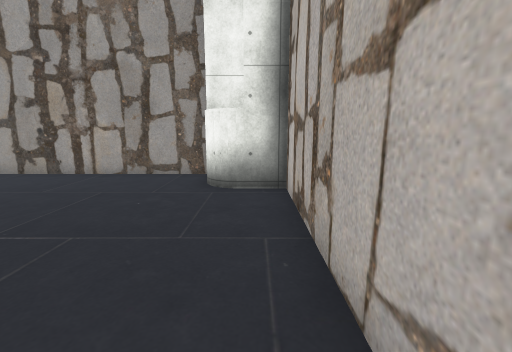
View 1 (above)

18 first-person views from a walk through a Unity game level. The camera is 1.3 m above the floor, tilts 10° down and sees 90° across. Doors are open. The floor is counted in squares, 1 m on a side. Each view is taken from the middle of a square. On the plan, view 1 faces up. The plan holds only what a view shows up to about 13 squares ahead; the rest is blank. The place goes on beyond the plan. The player character is not drawn. Some animated figures are not drawn. Some surface patterns are stand-ins.

View 2
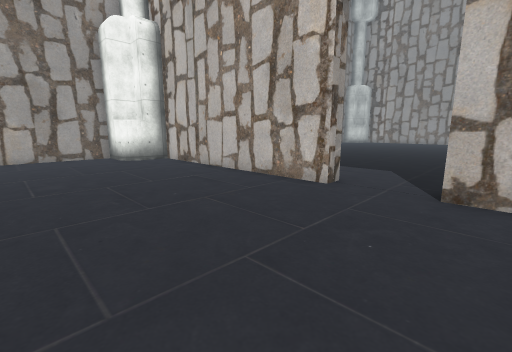

View 3
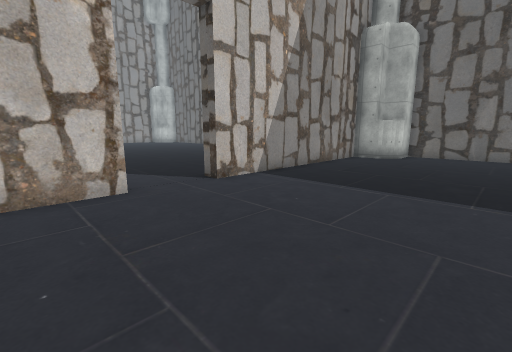

View 4
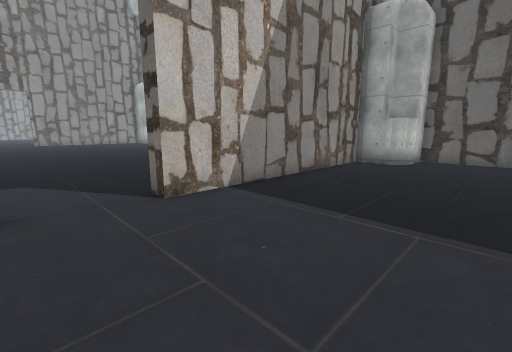

View 5
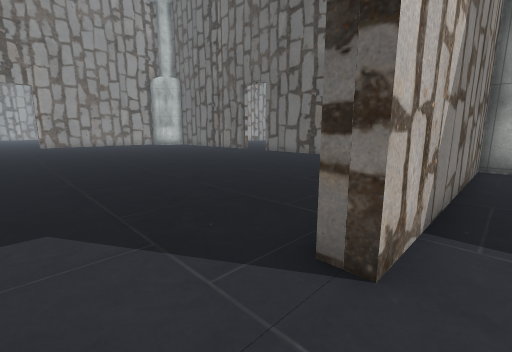

View 6
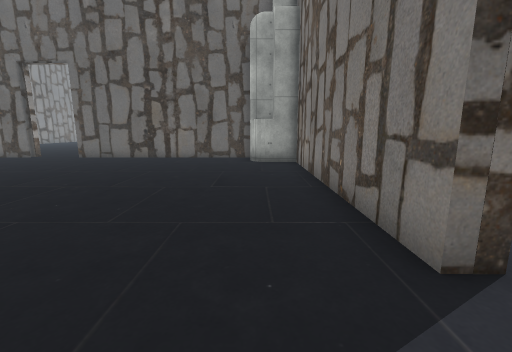

View 7
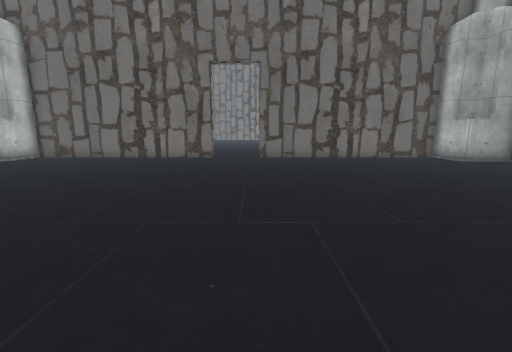

View 8
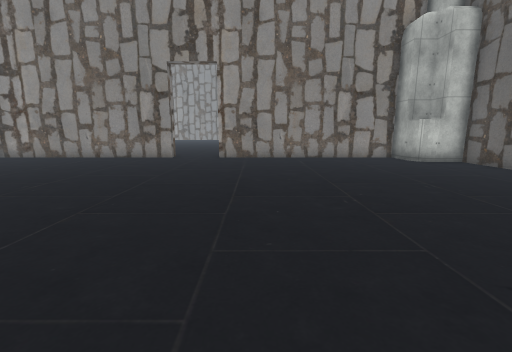

View 9
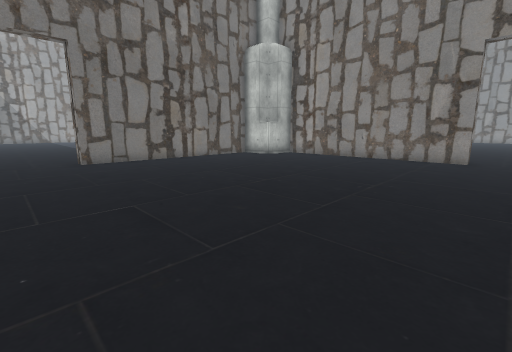

View 10
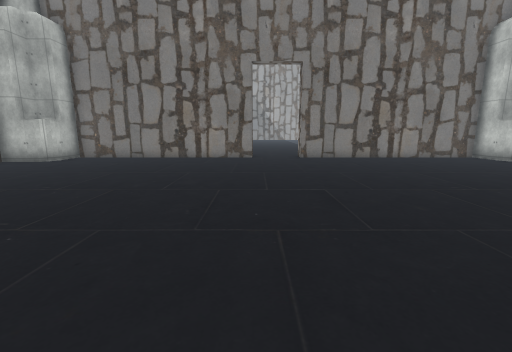

View 11
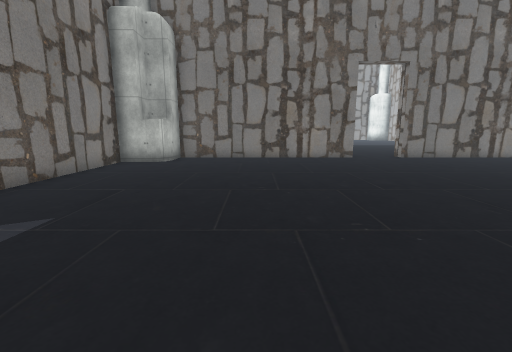

View 12
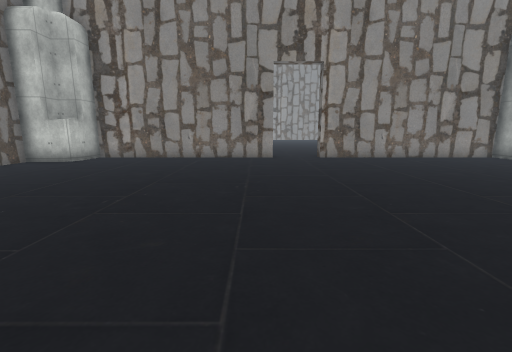

View 13
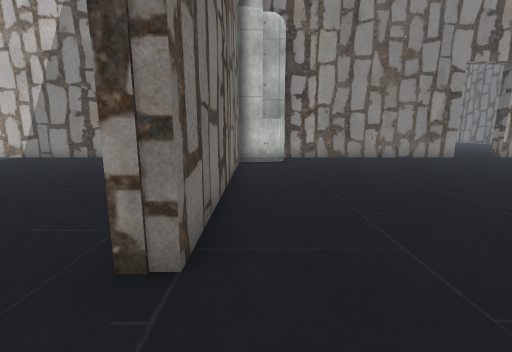

View 14
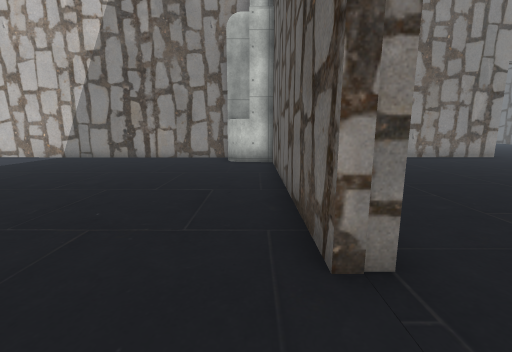

View 15
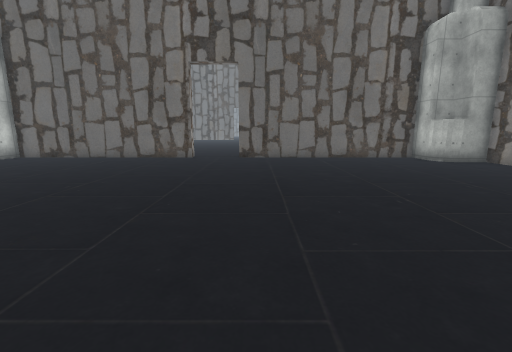

View 16
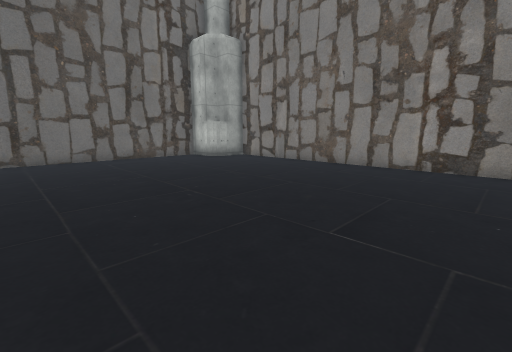

View 17
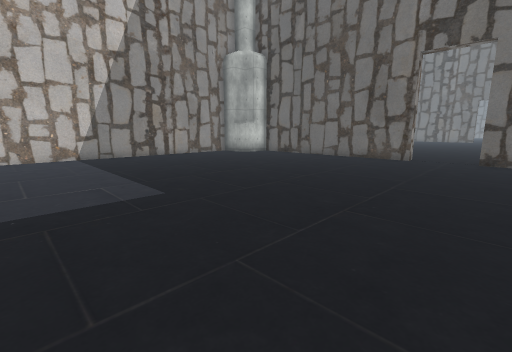

View 18
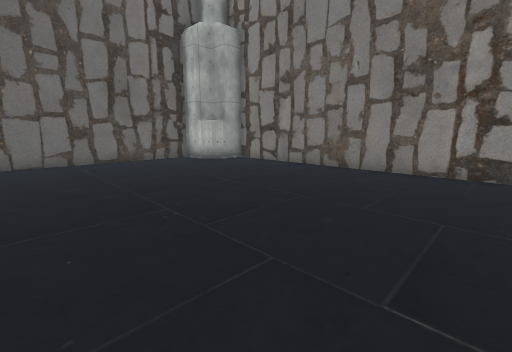

### Floor plan
Points are (right, up) in squares from view 1. A wall is a line through its corners. A room is listed if a view was taken in it or the views show most of it. See-through windows are left out.
Room 1 (views 1, 2, 3, 4, 5)
walls: (0.7, -2.8) (0.7, 5.7) (-0.5, 5.7); (-0.5, -13.7) (0.7, -13.7) (0.7, -5.2); (-1.3, 6.5) (-1.3, 7.7) (-5.5, 7.7); (-5.1, -15.7) (-1.3, -15.7) (-1.3, -14.5)
ways out: open door at (1, -4) to room 2
Room 2 (views 6, 7, 8, 9, 10, 11, 12, 13)
walls: (11.9, 7.7) (3.3, 7.7) (3.3, 6.5); (14.1, -15.7) (22.7, -15.7) (22.7, -14.5); (1.3, -5.2) (1.3, -13.7) (2.5, -13.7); (24.7, -2.8) (24.7, 5.7) (23.5, 5.7); (2.5, 5.7) (1.3, 5.7) (1.3, 0.5); (3.3, -14.5) (3.3, -15.7) (11.9, -15.7); (22.7, 6.5) (22.7, 7.7) (14.2, 7.7); (23.5, -13.7) (24.7, -13.7) (24.7, -5.2)
ways out: open door at (1, -4) to room 1; open door at (13, 8) to room 3; open door at (13, -16); open door at (25, -4)
Room 3 (views 14, 15, 16, 17, 18)
walls: (14.2, 8.3) (22.7, 8.3) (22.7, 9.5); (3.3, 9.5) (3.3, 8.3) (11.9, 8.3); (24.7, 10.4) (24.7, 21.5); (1.3, 21.1) (1.3, 10.3) (2.5, 10.3)
ways out: open door at (13, 8) to room 2

Where each view was taken, in squares from view 1:
view 1: 0 up, 0 right, facing up
view 2: 6 down, 5 left, facing up-right
view 3: 1 down, 5 left, facing down-right
view 4: 3 down, 4 left, facing down-right
view 5: 3 down, 0 right, facing down-right
view 6: 3 down, 3 right, facing down
view 7: 3 down, 12 right, facing down
view 8: 7 down, 12 right, facing right
view 9: 4 down, 12 right, facing up-right
view 10: 5 down, 12 right, facing up
view 11: 5 down, 7 right, facing up
view 12: 2 down, 12 right, facing right
view 13: 7 up, 12 right, facing right
view 14: 9 up, 12 right, facing right
view 15: 21 up, 11 right, facing down
view 16: 21 up, 11 right, facing down-left
view 17: 21 up, 11 right, facing down-right
view 18: 20 up, 10 right, facing down-left
